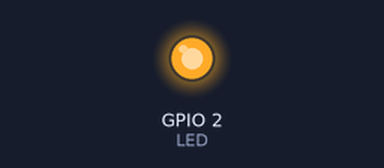
Recording of a program running on a simulated ESP32. Parts: output pins drawn as LEDs (lit = HIGH). WiFi joins after 1.5 s; servers stay silent unless stated; what the program prints to the serial monitor is not drawn. At 32.5 s the program puts the board to deep sleep or switches it off; the recording ends there.

Above: at 0.1 s.
At 31.6 s:
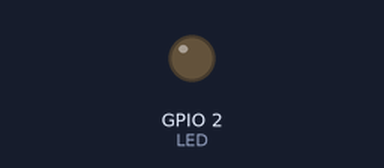
Timing chart, 0 to 32.5 s (numbered marks = the images above):
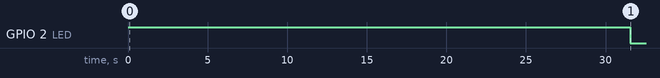

The program:

main.cpp
```cpp
/*
 * Example for how to use SinricPro Temperaturesensor device:
 * - setup a temperature sensor device
 * - send temperature event to SinricPro server when temperature has changed
 *
 * DHT Sensor is connected to GPIO5 on ESP32 devices
 *
 * DHT Library used in this example: https://github.com/markruys/arduino-DHT
 *
 * If you encounter any issues:
 * - check the readme.md at https://github.com/sinricpro/esp8266-esp32-sdk/blob/master/README.md
 * - ensure all dependent libraries are installed
 *   - see https://github.com/sinricpro/esp8266-esp32-sdk/blob/master/README.md#arduinoide
 *   - see https://github.com/sinricpro/esp8266-esp32-sdk/blob/master/README.md#dependencies
 * - open serial monitor and check whats happening
 * - check full user documentation at https://sinricpro.github.io/esp8266-esp32-sdk
 * - visit https://github.com/sinricpro/esp8266-esp32-sdk/issues and check for existing issues or open a new one
 */

// Uncomment the following line to enable serial debug output
//#define ENABLE_DEBUG

#ifdef ENABLE_DEBUG
       #define DEBUG_ESP_PORT Serial
       #define NODEBUG_WEBSOCKETS
       #define NDEBUG
#endif

#include <Arduino.h>
#include <WiFi.h>
#include "SinricPro.h"
#include "SinricProTemperaturesensor.h"
#include <OneWire.h>
#include <DallasTemperature.h>

#define WIFI_SSID	  "SSID"
#define WIFI_PASS	  "WIFI PASSWORD"
#define APP_KEY		  "SINRICPRO APP KEY"	  // Should look like "de0bxxxx-1x3x-4x3x-ax2x-5dabxxxxxxxx"
#define APP_SECRET	  "SINRICPRO APP SECRET"  // Should look like "5f36xxxx-x3x7-4x3x-xexe-e86724a9xxxx-4c4axxxx-3x3x-x5xe-x9x3-333d65xxxxxx"
#define TEMP_SENSOR_ID	  "SINRICPRO SENSOR ID"	  // Should look like "5dc1564130xxxxxxxxxxxxxx"
#define BAUD_RATE	  9600			  // Change baudrate to your need (used for serial monitor)
#define LED		  2			  // Buildin ESP32/ESP8266 LED
#define OPERATIVE_TIME	  30000			  // Max device operative time (in millis) before deep sleep
#define uS_TO_S_FACTOR	  1000000		  // Conversion factor for micro seconds to seconds
#define TIME_TO_SLEEP     1800			  // Deep sleep time (in seconds) (900 = 15 minutes)
#define ONE_WIRE_BUS      5

OneWire oneWire(ONE_WIRE_BUS);
DallasTemperature sensors(&oneWire);

bool deviceIsOn;				  // Temeprature sensor on/off state
float temperature;				  // actual temperature
float lastTemperature;				  // last known temperature (for compare)
unsigned long startup;				  // startup time (for compare)

//RTC variables. These will be preserved during the deep sleep.
RTC_DATA_ATTR int bootCount = 0;		  // counter to monitor deep sleep cycles

//function that prints the reason by which ESP32 has been awaken from sleep
void print_wakeup_reason(){
	esp_sleep_wakeup_cause_t wakeup_reason;
	wakeup_reason = esp_sleep_get_wakeup_cause();
	switch(wakeup_reason)
	{
		case ESP_SLEEP_WAKEUP_EXT0  : Serial.println("INFO: Wakeup caused by external signal using RTC_IO"); break;
		case ESP_SLEEP_WAKEUP_EXT1  : Serial.println("INFO: Wakeup caused by external signal using RTC_CNTL"); break;
		case ESP_SLEEP_WAKEUP_TIMER  : Serial.println("INFO: Wakeup caused by timer"); break;
		case ESP_SLEEP_WAKEUP_TOUCHPAD  : Serial.println("INFO: Wakeup caused by touchpad"); break;
		case ESP_SLEEP_WAKEUP_ULP  : Serial.println("INFO: Wakeup caused by ULP program"); break;
		default : Serial.println("INFO: Wakeup was not caused by deep sleep"); break;
	}
}

/* bool onPowerState(String deviceId, bool &state)
 *
 * Callback for setPowerState request
 * parameters
 *  String deviceId (r)
 *    contains deviceId (useful if this callback used by multiple devices)
 *  bool &state (r/w)
 *    contains the requested state (true:on / false:off)
 *    must return the new state
 *
 * return
 *  true if request should be marked as handled correctly / false if not
 */
bool onPowerState(const String &deviceId, bool &state) {
  Serial.printf("Temperaturesensor turned %s (via SinricPro) \r\n", state?"on":"off");
  deviceIsOn = state;				  // turn on/off temperature sensor
  return true;					  // request handled properly
}

/* handleTemperatatureSensor()
 * - Checks if Temperaturesensor is turned on
 * - Get actual temperature and humidity and check if these values are valid
 * - Compares actual temperature and humidity to last known temperature and humidity
 * - Send event to SinricPro Server if temperature or humidity changed
 */
void handleTemperaturesensor() {
  if (deviceIsOn == false) return;		  // device is off...do nothing

  sensors.requestTemperatures(); // Send the command to get temperatures
  temperature = sensors.getTempCByIndex(0);

  if (temperature == DEVICE_DISCONNECTED_C) {	  // reading failed...
    Serial.printf("Dallas DS18B20 reading failed!\r\n");	  // print error message
    return;					  // try again next time
  }

  if (temperature == lastTemperature) return; // if no values changed do nothing

  SinricProTemperaturesensor &mySensor = SinricPro[TEMP_SENSOR_ID];	  // get temperaturesensor device
  bool success = mySensor.sendTemperatureEvent(temperature);	  // send event
  if (success) {							  // if event was sent successfuly, print temperature to serial
    Serial.printf("Temperature: %2.1f Celsius\r\n", temperature);
  } else {								  // if sending event failed, print error message
    Serial.printf("Something went wrong...could not send Event to server!\r\n");
  }

  lastTemperature = temperature;		  // save actual temperature for next compare
}


// setup function for WiFi connection
void setupWiFi() {
  Serial.printf("\r\n[Wifi]: Connecting");
  WiFi.begin(WIFI_SSID, WIFI_PASS);

  while (WiFi.status() != WL_CONNECTED) {
    Serial.printf(".");
    delay(250);
  }
  IPAddress localIP = WiFi.localIP();
  Serial.printf("connected!\r\n[WiFi]: IP-Address is %d.%d.%d.%d\r\n", localIP[0], localIP[1], localIP[2], localIP[3]);
}

// setup function for SinricPro
void setupSinricPro() {
  // add device to SinricPro
  SinricProTemperaturesensor &mySensor = SinricPro[TEMP_SENSOR_ID];
  mySensor.onPowerState(onPowerState);

  // setup SinricPro
  SinricPro.onConnected([](){ Serial.printf("Connected to SinricPro\r\n"); });
  SinricPro.onDisconnected([](){ Serial.printf("Disconnected from SinricPro\r\n"); });
  SinricPro.begin(APP_KEY, APP_SECRET);
  SinricPro.restoreDeviceStates(true);		  // get latest known deviceState from server (is device turned on?)
}

// main setup function
void setup() {
  //turn on ESP buildin LED
  pinMode(LED, OUTPUT);
  digitalWrite(LED, HIGH);

  Serial.begin(BAUD_RATE); Serial.printf("\r\n\r\n");
  sensors.begin();

  //increment boot number and print it every reboot
  ++bootCount;
  Serial.println("INFO: Boot number: " + String(bootCount));

  print_wakeup_reason();			  // print the wakeup reason for ESP32

  setupWiFi();
  setupSinricPro();

  startup = millis();				  // get startup time
}

void loop() {
  SinricPro.handle();
  handleTemperaturesensor();

  unsigned long actualMillis = millis();	  // get actual time (to compare with startup time)

  if (actualMillis - startup > OPERATIVE_TIME){	  // compare starup time and actual time to set device in deep sleep mode
    esp_sleep_enable_timer_wakeup(TIME_TO_SLEEP * uS_TO_S_FACTOR);
    Serial.println("Setup ESP32 to sleep for every " + String(TIME_TO_SLEEP) + " Seconds");

    //turn off ESP32 buildin LED
    digitalWrite(LED, LOW);

    //go to deep sleep now
    Serial.println("Going to sleep now");
    delay(1000);
    Serial.flush();
    esp_deep_sleep_start();
    Serial.println("This will never be printed");
  }
}
```

Measured:
- by itself, GPIO 2 (LED): HIGH → LOW at 31.5 s
